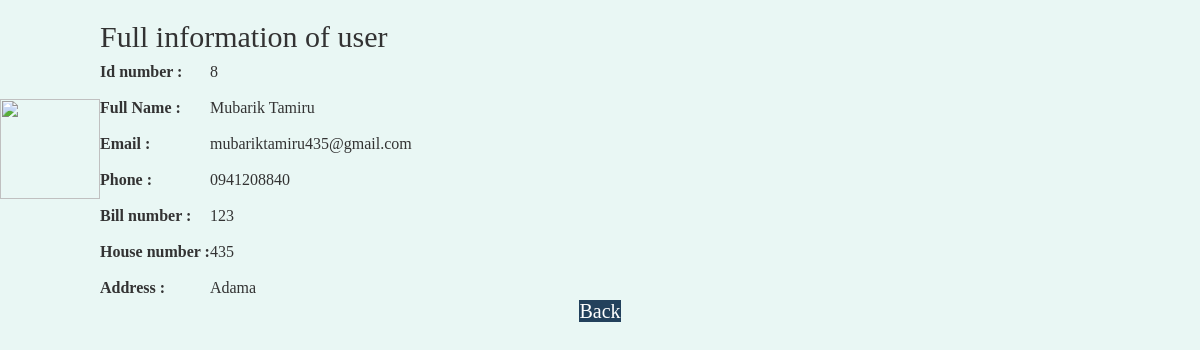
The app's page /app/userdetail.php?idnumber=8 (signed in) with its own data.
### tables this page shows
CREATE TABLE `users` (
  `Id` int(11) NOT NULL,
  `Username` varchar(255) NOT NULL,
  `fname` varchar(255) NOT NULL,
  `lname` varchar(255) NOT NULL,
  `password` varchar(255) NOT NULL,
  `email` varchar(255) NOT NULL,
  `phone` varchar(255) NOT NULL,
  `billno` int(255) NOT NULL,
  `houseno` int(255) NOT NULL,
  `bankacc` int(255) NOT NULL,
  `address` varchar(255) NOT NULL,
  `role` varchar(255) NOT NULL
);

### app/userdetail.php (the view, shortened to what this page needs)
<link rel="stylesheet" href="/books/bootstrap/css/bootstrap.css">
<link rel="stylesheet" href="/books/bootstrap/css/style.css">
<body style="background-color: #e9f7f4">
<?php
include ("config.php");
$id=$_GET['idnumber'];
$user="SELECT * From users where id='$id'";
$user_result_set=mysqli_query($conn,$user);
$user=mysqli_fetch_array($user_result_set);
?>
<table border="0" cellspacing="10" cellpadding="10">
       <tr>
           <td>
               <img src="layouts/Image/user.png" width="100" height="100">
           </td>
    <td>
        <table border="0" cellspacing="5" cellpadding="5">
            <h2>Full information of user</h2>
           <tr>
               <td><strong>Id number :</strong> </td>
               <td><?php echo $user['Id']?></td>
           </tr>
            <tr>
                <td></br></td>
            </tr>
            <tr>
                <td><strong>Full Name :</strong> </td>
                <td><?php echo $user['fname']." ".$user['lname']?></td>
            </tr>
            <tr>
                <td></br></td>
            </tr>
            <tr>
                <td><strong>Email :</strong> </td>
                <td><?php echo $user['email']?></td>
            </tr>
            <tr>
                <td></br></td>
            </tr>
            <tr>
                <td><strong>Phone :</strong> </td>
                <td><?php echo $user['phone']?></td>
            </tr>
            <tr>
                <td></br></td>
            </tr>
            <tr>
                <td><strong>Bill number :</strong> </td>
                <td><?php echo $user['billno']?></td>
            </tr>
            <tr>
                <td></br></td>
            </tr>
            <tr>
                <td><strong>House number :</strong> </td>
                <td><?php echo $user['houseno']?></td>
            </tr>
            <tr>
                <td></br></td>
            </tr>
            <tr>
                <td><strong>Address :</strong> </td>
                <td><?php echo $user['address']?></td>
            </tr>
        </table>
    </td>
</tr></table>
    <center><a href= "index.php" style="color: white;background-color: #23415C;font-size: 20px">Back</a></center>
</body>

### records on screen
users: Id "8", fname "Mubarik", lname "Tamiru", email "mubariktamiru435@gmail.com", phone "0941208840", billno "123", houseno "435", address "Adama"
